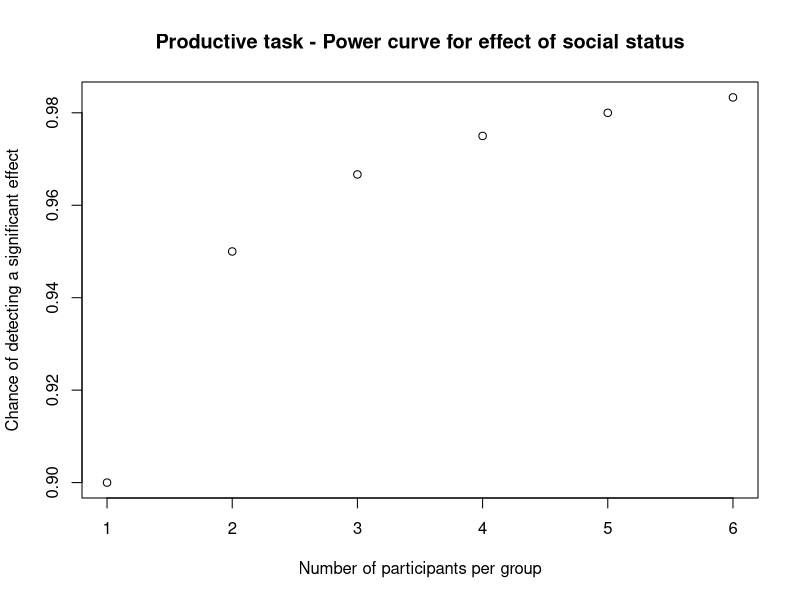
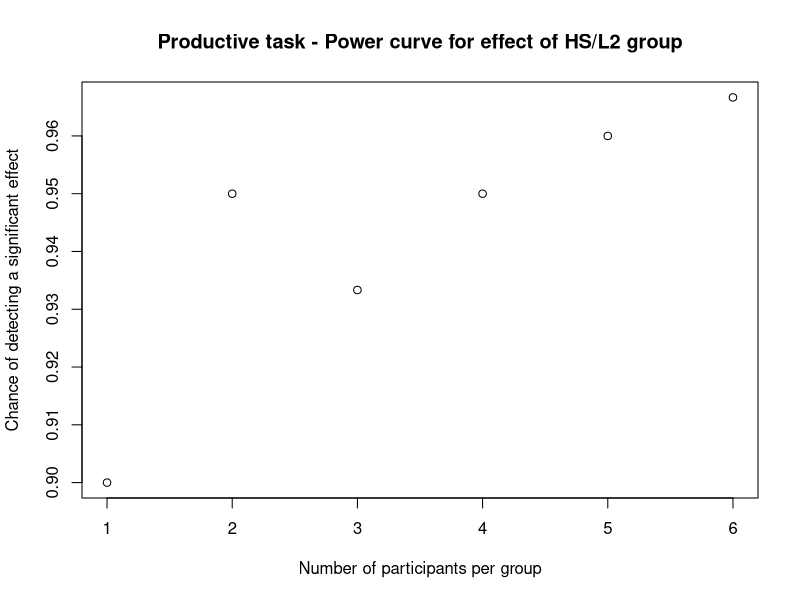
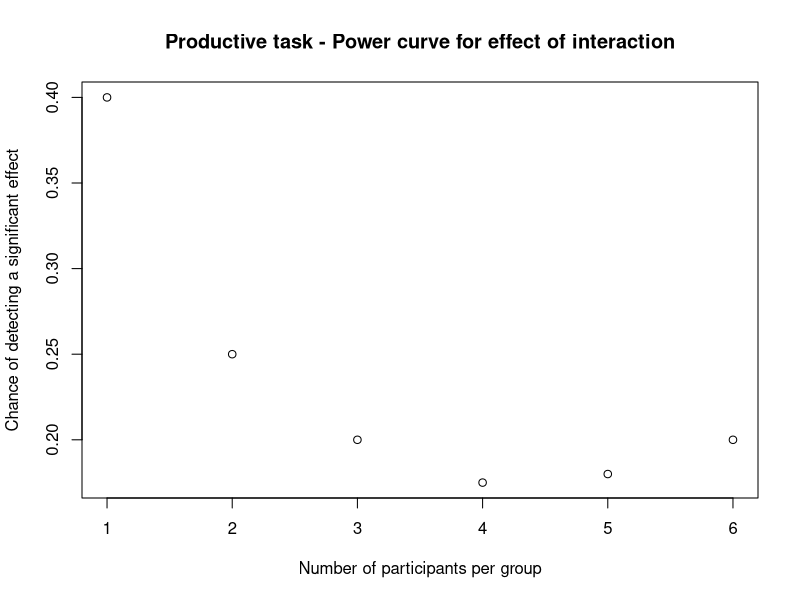
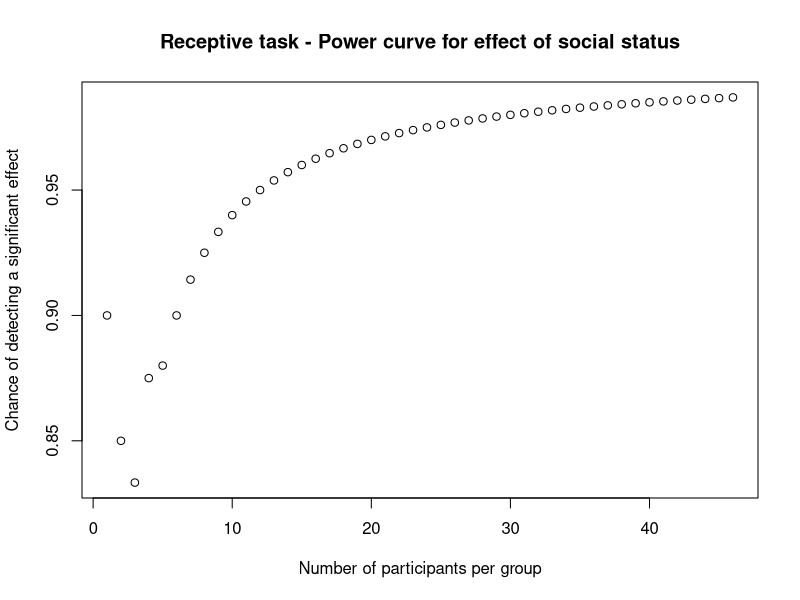
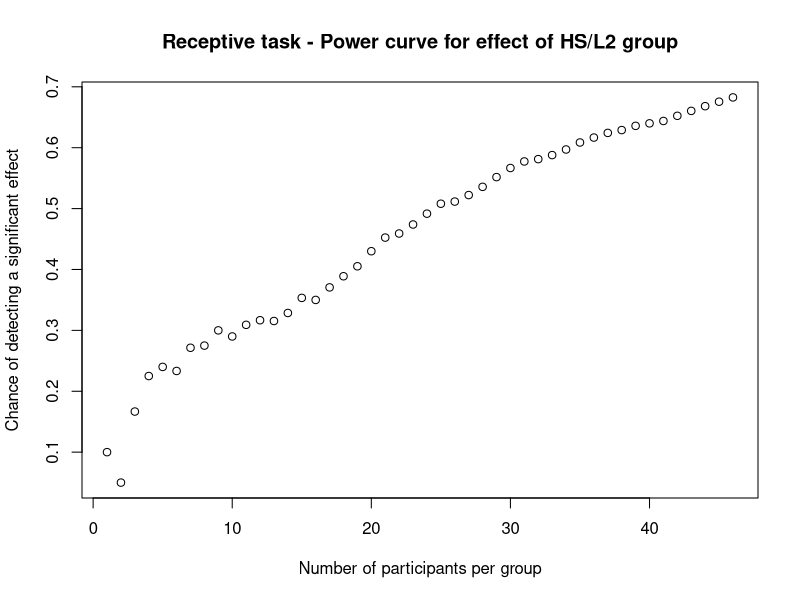
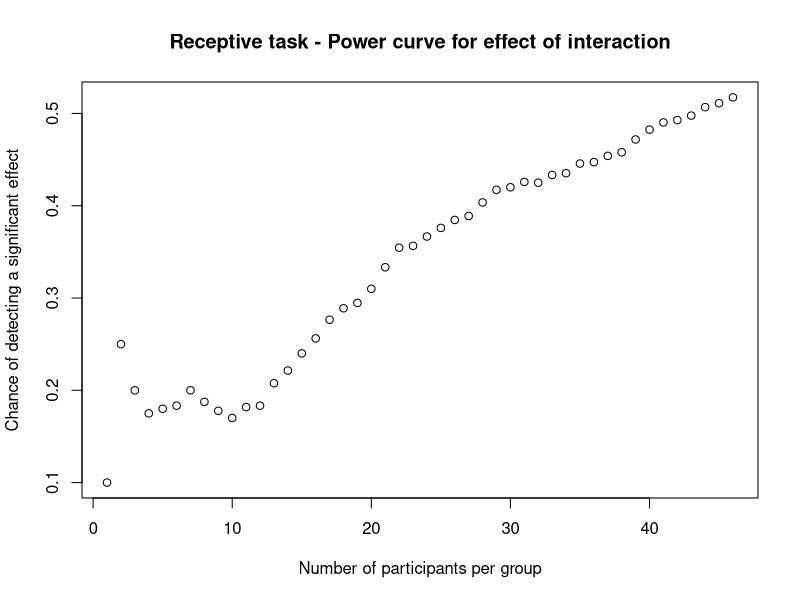
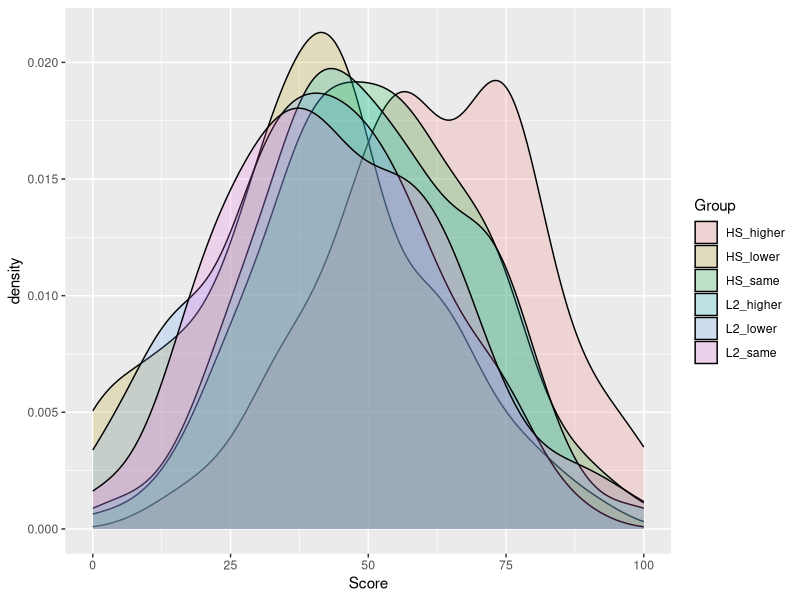

The R script that drew these images, in order:
#David's power simulation code
#generalized  linear mixed models and linear mixed models
#April 5, 2022

#load and install packages
#install.packages(lme4)
library(lme4)
library(car)

NumberOfSimulations<-10

#First, the binary-coded productive task
NumberOfItems<-5

#probability of tu/usted for each condition-group
HS_lower_prob<-0.20
HS_same_prob<-0.50
HS_higher_prob<-0.80

L2_lower_prob<-0.10
L2_same_prob<-0.20
L2_higher_prob<-0.30


VectorOfPvaluesSocialStatus<-NULL
VectorOfPvaluesHSorL2<-NULL
VectorOfPvaluesInteraction<-NULL

VectorOfPowerSocialStatus<-NULL
VectorOfPowerHSorL2<-NULL
VectorOfPowerInteraction<-NULL


for(n in 5:10){
  NumberOfParticipantsPerGroup<-n
  
  #build a list of participant IDs
  VectorOfParticipants<-NULL
  for(i in 1:(NumberOfParticipantsPerGroup)){
    VectorOfParticipants<-c(VectorOfParticipants,rep(i,NumberOfItems)  )
  }
  VectorOfParticipants<-rep(VectorOfParticipants,3)
  VectorOfParticipants<-c(VectorOfParticipants,VectorOfParticipants+30)
  
  
  for(i in 1:NumberOfSimulations){
    
    VectorForNow<-runif(NumberOfParticipantsPerGroup*NumberOfItems)
    VectorOfScores_HS_lower<-ifelse(VectorForNow>HS_lower_prob,1,0)
    
    VectorForNow<-runif(NumberOfParticipantsPerGroup*NumberOfItems)
    VectorOfScores_HS_same<-ifelse(VectorForNow>HS_same_prob,1,0)
    
    VectorForNow<-runif(NumberOfParticipantsPerGroup*NumberOfItems)
    VectorOfScores_HS_higher<-ifelse(VectorForNow>HS_higher_prob,1,0)
    
    VectorForNow<-runif(NumberOfParticipantsPerGroup*NumberOfItems)
    VectorOfScores_L2_lower<-ifelse(VectorForNow>L2_lower_prob,1,0)
    
    VectorForNow<-runif(NumberOfParticipantsPerGroup*NumberOfItems)
    VectorOfScores_L2_same<-ifelse(VectorForNow>L2_same_prob,1,0)
    
    VectorForNow<-runif(NumberOfParticipantsPerGroup*NumberOfItems)
    VectorOfScores_L2_higher<-ifelse(VectorForNow>L2_higher_prob,1,0)
    
    
    VectorOfLabels<-c(
      rep("HS_lower",NumberOfParticipantsPerGroup*NumberOfItems),
      rep("HS_same",NumberOfParticipantsPerGroup*NumberOfItems),
      rep("HS_higher",NumberOfParticipantsPerGroup*NumberOfItems),
      rep("L2_lower",NumberOfParticipantsPerGroup*NumberOfItems),
      rep("L2_same",NumberOfParticipantsPerGroup*NumberOfItems),
      rep("L2_higher",NumberOfParticipantsPerGroup*NumberOfItems)
    )
    
    ExampleDF<-cbind(VectorOfParticipants,VectorOfLabels,c(VectorOfScores_HS_lower,VectorOfScores_HS_same,VectorOfScores_HS_higher,VectorOfScores_L2_lower,VectorOfScores_L2_same,VectorOfScores_L2_higher))
    
    ExampleDF<-data.frame(ExampleDF)
    
    colnames(ExampleDF)<-c("Participant","Group","Score") 
    
    ExampleDF$HSorL2<-ifelse(grepl("HS",ExampleDF$Group),"HS","L2")
    
    ExampleDF$SocialStatus<-ifelse(grepl("lower",ExampleDF$Group),"lower",ifelse(grepl("same",ExampleDF$Group),"same","higher"))
    
    ExampleDF$Participant<-as.factor(ExampleDF$Participant)
    ExampleDF$SocialStatus<-as.factor(ExampleDF$SocialStatus)
    ExampleDF$HSorL2<-as.factor(ExampleDF$HSorL2)
    ExampleDF$Score<-as.numeric(ExampleDF$Score)
    
    
    #Model<-glm(Score~SocialStatus*HSorL2,data=ExampleDF, family=binomial(link = "logit"))
    #ModelSummary<-Anova(Model)
    #pvalueSocialStatus<-ModelSummary$`Pr(>Chisq)`[1]
    #pvalueHSorL2<-ModelSummary$`Pr(>Chisq)`[2]
    #pvalueInteraction<-ModelSummary$`Pr(>Chisq)`[3]
    
    
    #running without random effects because the following produces singular fit
    Model<-glmer(Score~SocialStatus*HSorL2+(1|Participant),data=ExampleDF, family=binomial(link = "logit"))
    ModelSummary<-Anova(Model)
      pvalueSocialStatus<-ModelSummary$`Pr(>Chisq)`[1]
      pvalueHSorL2<-ModelSummary$`Pr(>Chisq)`[2]
      pvalueInteraction<-ModelSummary$`Pr(>Chisq)`[3]
    
    VectorOfPvaluesSocialStatus<-c(VectorOfPvaluesSocialStatus,pvalueSocialStatus)
    VectorOfPvaluesHSorL2<-c(VectorOfPvaluesHSorL2,pvalueHSorL2)
    VectorOfPvaluesInteraction<-c(VectorOfPvaluesInteraction,pvalueInteraction)
    
  }
  
  VectorOfSignificantResultsSocialStatus<-ifelse(VectorOfPvaluesSocialStatus<.05,1,0)
  VectorOfSignificantResultsHSorL2<-ifelse(VectorOfPvaluesHSorL2<.05,1,0)
  VectorOfSignificantResultsInteraction<-ifelse(VectorOfPvaluesInteraction<.05,1,0)
  
  VectorOfPowerSocialStatus<-c(VectorOfPowerSocialStatus,mean(VectorOfSignificantResultsSocialStatus))
  VectorOfPowerHSorL2<-c(VectorOfPowerHSorL2,mean(VectorOfSignificantResultsHSorL2))
  VectorOfPowerInteraction<-c(VectorOfPowerInteraction,mean(VectorOfSignificantResultsInteraction))
  
}

plot(VectorOfPowerSocialStatus,main="Productive task - Power curve for effect of social status",xlab="Number of participants per group",ylab="Chance of detecting a significant effect")

plot(VectorOfPowerHSorL2,main="Productive task - Power curve for effect of HS/L2 group",xlab="Number of participants per group",ylab="Chance of detecting a significant effect")

plot(VectorOfPowerInteraction,main="Productive task - Power curve for effect of interaction",xlab="Number of participants per group",ylab="Chance of detecting a significant effect")




## now do it all again for the Likert-scale task
NumberOfItems<-3

#Mean rating for each condition-group
HS_lower_prob<-40
HS_same_prob<-50
HS_higher_prob<-60

L2_lower_prob<-40
L2_same_prob<-45
L2_higher_prob<-50

#standard deviation (equal for all groups in this simulation)
SD=20


VectorOfPvaluesSocialStatus<-NULL
VectorOfPvaluesHSorL2<-NULL
VectorOfPvaluesInteraction<-NULL

VectorOfPowerSocialStatus<-NULL
VectorOfPowerHSorL2<-NULL
VectorOfPowerInteraction<-NULL


for(n in 5:50){
  NumberOfParticipantsPerGroup<-n
  
  #build a list of participant IDs
  VectorOfParticipants<-NULL
  for(i in 1:(NumberOfParticipantsPerGroup)){
    VectorOfParticipants<-c(VectorOfParticipants,rep(i,NumberOfItems)  )
  }
  VectorOfParticipants<-rep(VectorOfParticipants,3)
  VectorOfParticipants<-c(VectorOfParticipants,VectorOfParticipants+30)
  
  
  for(i in 1:NumberOfSimulations){
    
    VectorOfScores_HS_lower<-rnorm(NumberOfParticipantsPerGroup*NumberOfItems,mean=HS_lower_prob,sd=SD)
    VectorOfScores_HS_same<-rnorm(NumberOfParticipantsPerGroup*NumberOfItems,mean=HS_same_prob,sd=SD)
    VectorOfScores_HS_higher<-rnorm(NumberOfParticipantsPerGroup*NumberOfItems,mean=HS_higher_prob,sd=SD)
    
    VectorOfScores_L2_lower<-rnorm(NumberOfParticipantsPerGroup*NumberOfItems,mean=L2_lower_prob,sd=SD)
    VectorOfScores_L2_same<-rnorm(NumberOfParticipantsPerGroup*NumberOfItems,mean=L2_same_prob,sd=SD)
    VectorOfScores_L2_higher<-rnorm(NumberOfParticipantsPerGroup*NumberOfItems,mean=L2_higher_prob,sd=SD)
    
    VectorOfLabels<-c(
      rep("HS_lower",NumberOfParticipantsPerGroup*NumberOfItems),
      rep("HS_same",NumberOfParticipantsPerGroup*NumberOfItems),
      rep("HS_higher",NumberOfParticipantsPerGroup*NumberOfItems),
      rep("L2_lower",NumberOfParticipantsPerGroup*NumberOfItems),
      rep("L2_same",NumberOfParticipantsPerGroup*NumberOfItems),
      rep("L2_higher",NumberOfParticipantsPerGroup*NumberOfItems)
    )
    
    ExampleDF<-cbind(VectorOfParticipants,VectorOfLabels,c(VectorOfScores_HS_lower,VectorOfScores_HS_same,VectorOfScores_HS_higher,VectorOfScores_L2_lower,VectorOfScores_L2_same,VectorOfScores_L2_higher))
    
    ExampleDF<-data.frame(ExampleDF)
    
    colnames(ExampleDF)<-c("Participant","Group","Score") 
    
    ExampleDF$HSorL2<-ifelse(grepl("HS",ExampleDF$Group),"HS","L2")
    
    ExampleDF$SocialStatus<-ifelse(grepl("lower",ExampleDF$Group),"lower",ifelse(grepl("same",ExampleDF$Group),"same","higher"))
    
    ExampleDF$Participant<-as.factor(ExampleDF$Participant)
    ExampleDF$SocialStatus<-as.factor(ExampleDF$SocialStatus)
    ExampleDF$HSorL2<-as.factor(ExampleDF$HSorL2)
    ExampleDF$Score<-as.numeric(ExampleDF$Score)
    
    ExampleDF$Score<-ifelse(ExampleDF$Score>100,100,ExampleDF$Score)
    ExampleDF$Score<-ifelse(ExampleDF$Score<0,0,ExampleDF$Score)
    
    #Model<-lm(Score~SocialStatus*HSorL2,data=ExampleDF)
    #ModelSummary<-Anova(Model)
    #pvalueSocialStatus<-ModelSummary$`Pr(>F)`[1]
    #pvalueHSorL2<-ModelSummary$`Pr(>F)`[2]
    #pvalueInteraction<-ModelSummary$`Pr(>F)`[3]
    
    
    #running with random effects
    Model<-lmer(Score~SocialStatus*HSorL2+(1|Participant),data=ExampleDF)
    ModelSummary<-Anova(Model)
      pvalueSocialStatus<-ModelSummary$`Pr(>Chisq)`[1]
      pvalueHSorL2<-ModelSummary$`Pr(>Chisq)`[2]
      pvalueInteraction<-ModelSummary$`Pr(>Chisq)`[3]
    
    VectorOfPvaluesSocialStatus<-c(VectorOfPvaluesSocialStatus,pvalueSocialStatus)
    VectorOfPvaluesHSorL2<-c(VectorOfPvaluesHSorL2,pvalueHSorL2)
    VectorOfPvaluesInteraction<-c(VectorOfPvaluesInteraction,pvalueInteraction)
    
  }
  
  VectorOfSignificantResultsSocialStatus<-ifelse(VectorOfPvaluesSocialStatus<.05,1,0)
  VectorOfSignificantResultsHSorL2<-ifelse(VectorOfPvaluesHSorL2<.05,1,0)
  VectorOfSignificantResultsInteraction<-ifelse(VectorOfPvaluesInteraction<.05,1,0)
  
  VectorOfPowerSocialStatus<-c(VectorOfPowerSocialStatus,mean(VectorOfSignificantResultsSocialStatus))
  VectorOfPowerHSorL2<-c(VectorOfPowerHSorL2,mean(VectorOfSignificantResultsHSorL2))
  VectorOfPowerInteraction<-c(VectorOfPowerInteraction,mean(VectorOfSignificantResultsInteraction))
  
}

plot(VectorOfPowerSocialStatus,main="Receptive task - Power curve for effect of social status",xlab="Number of participants per group",ylab="Chance of detecting a significant effect")

plot(VectorOfPowerHSorL2,main="Receptive task - Power curve for effect of HS/L2 group",xlab="Number of participants per group",ylab="Chance of detecting a significant effect")

plot(VectorOfPowerInteraction,main="Receptive task - Power curve for effect of interaction",xlab="Number of participants per group",ylab="Chance of detecting a significant effect")



#VISUALIZE WHAT THE DATA LOOKS LIKE
library(ggplot2)

ggplot(ExampleDF, aes(x=Score, fill=Group)) +
  geom_density(alpha=.2)

